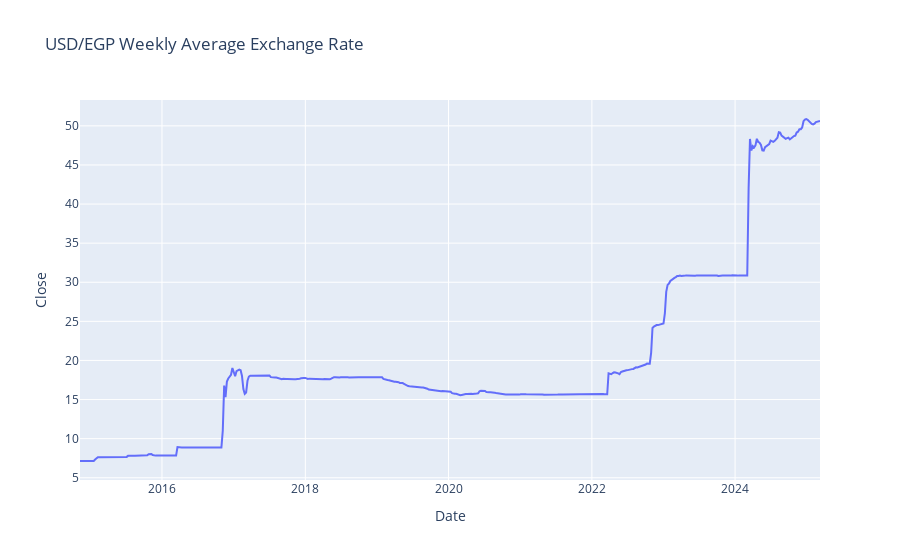

The notebook cell saved with this chart:
### Code cell
usd_egp_weekly = usd_egp['Close'].resample('W').mean().reset_index()
eur_egp_weekly = eur_egp['Close'].resample('W').mean().reset_index() 
eur_usd_weekly = eur_usd['Close'].resample('W').mean().reset_index()


fig = px.line(usd_egp_weekly, x='Date', y='Close', title='USD/EGP Weekly Average Exchange Rate')
fig.show()

### Figure 1 — Plotly figure (JSON) as saved in the notebook; plotly's stock layout.template omitted (floating-point values rounded to 4 significant figures; data arrays with more than 128 entries replaced by an {"elided": "..."} marker saying what was removed)
{"data": [{"hovertemplate": "Date=%{x}<br>Close=%{y}<extra></extra>", "legendgroup": "", "line": {"color": "#636efa", "dash": "solid"}, "marker": {"symbol": "circle"}, "mode": "lines", "name": "", "orientation": "v", "showlegend": false, "type": "scatter", "x": {"elided": "540 str values"}, "xaxis": "x", "y": {"elided": "540 float values"}, "yaxis": "y"}], "layout": {"legend": {"tracegroupgap": 0}, "title": {"text": "USD/EGP Weekly Average Exchange Rate"}, "xaxis": {"anchor": "y", "domain": [0, 1], "title": {"text": "Date"}}, "yaxis": {"anchor": "x", "domain": [0, 1], "title": {"text": "Close"}}}}
